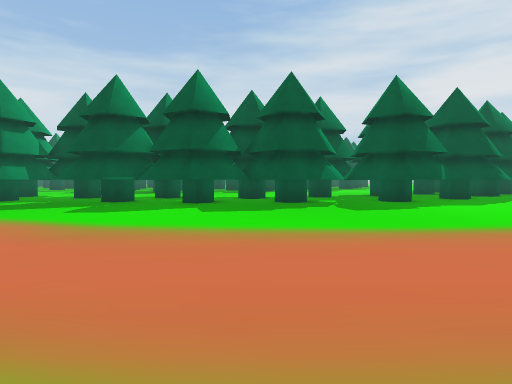
View 1 (above)

24 first-person views from a walk through a Unity game level. The camera is 1.3 m above the floor, tilts 2° down and sees 75° across. The floor is counted in squares, 2 m on a side. Each view is taken from the middle of a square. On the plan, view 1 faces up. The plan holds only what a view shows up to about 10 squares ahead; the rest is blank. The place goes on beyond the plan. The player character is not drawn.

View 2
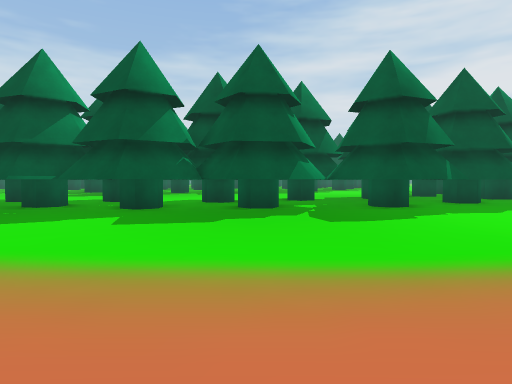

View 3
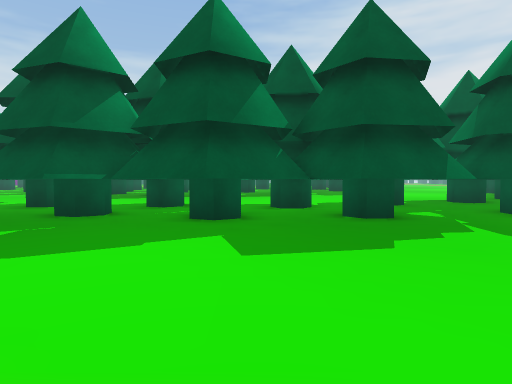

View 4
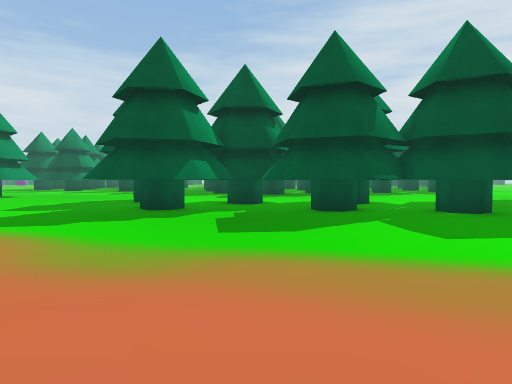

View 5
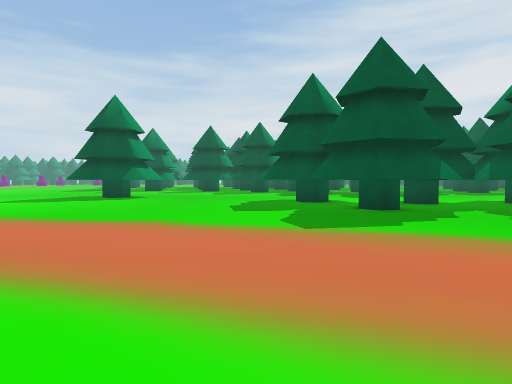

View 6
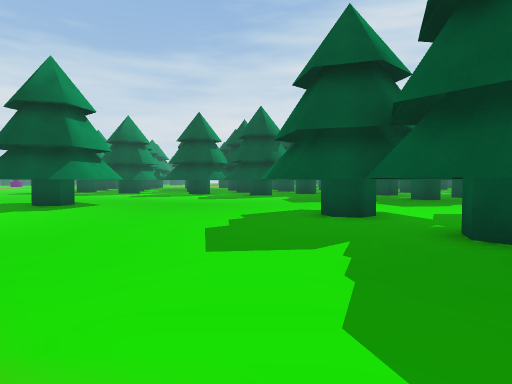

View 7
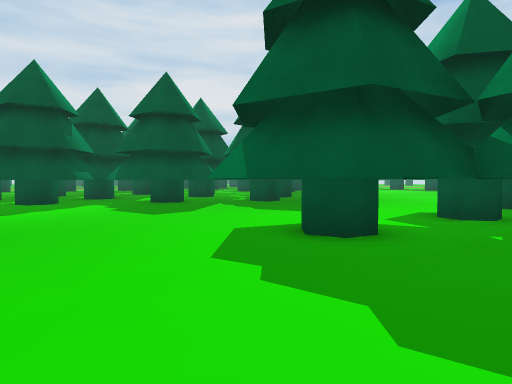

View 8
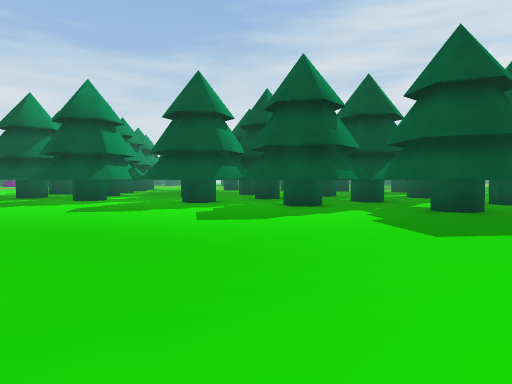

View 9
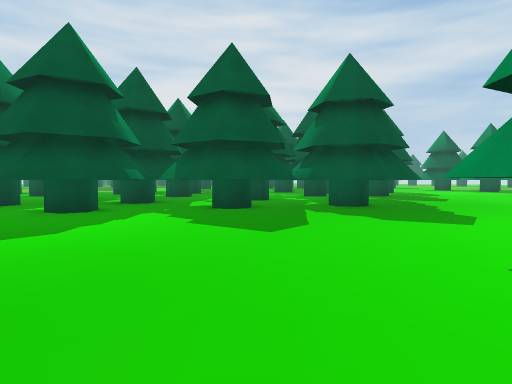

View 10
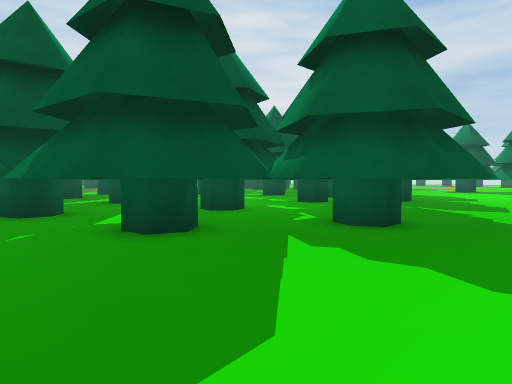

View 11
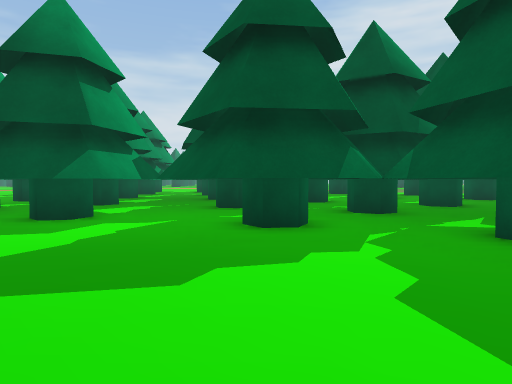

View 12
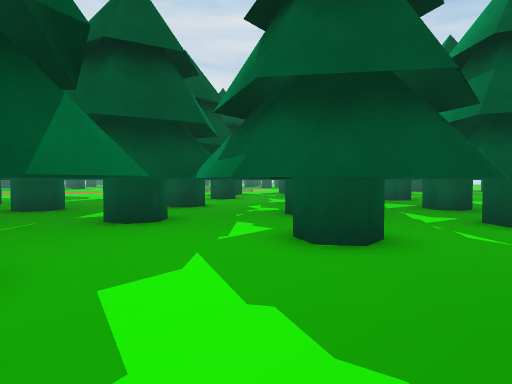

View 13
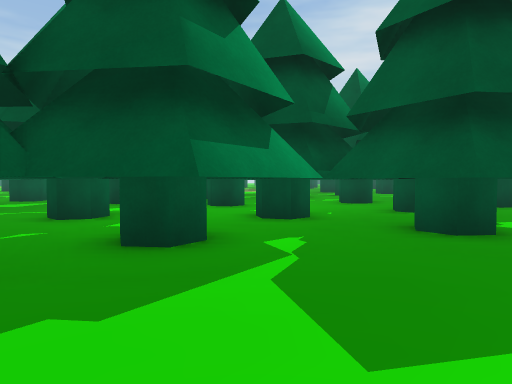

View 14
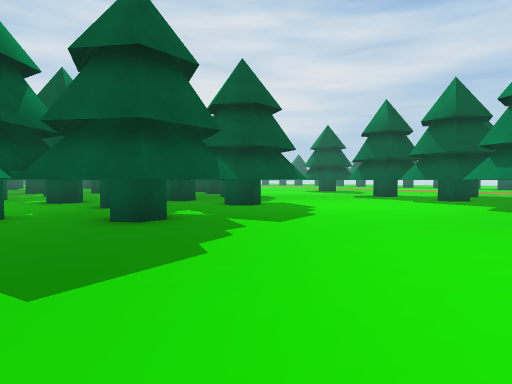

View 15
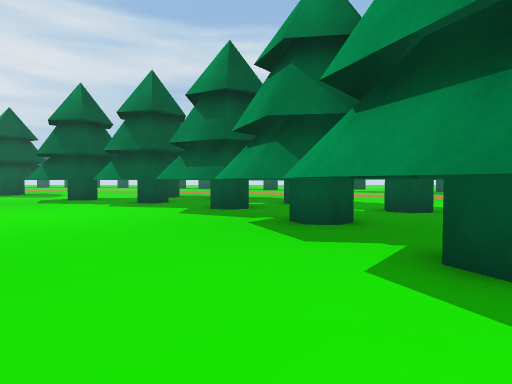

View 16
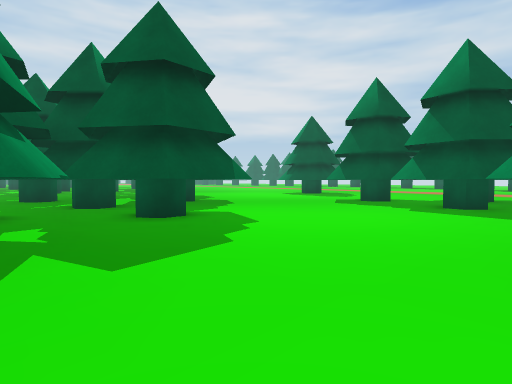

View 17
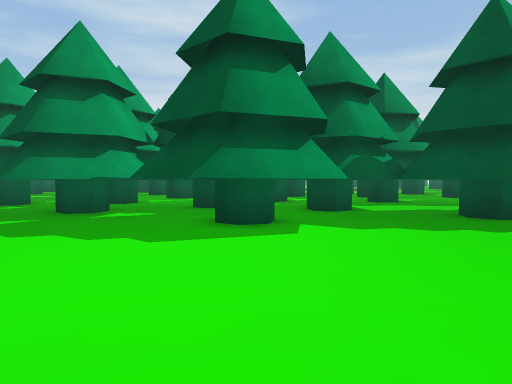

View 18
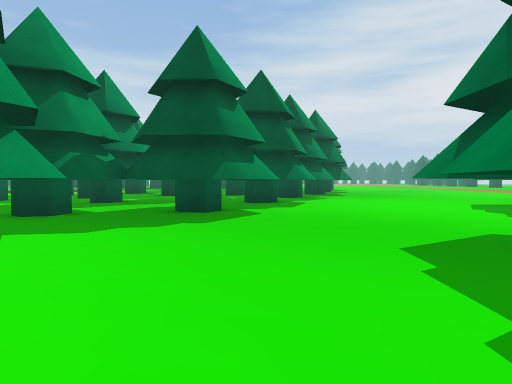

View 19
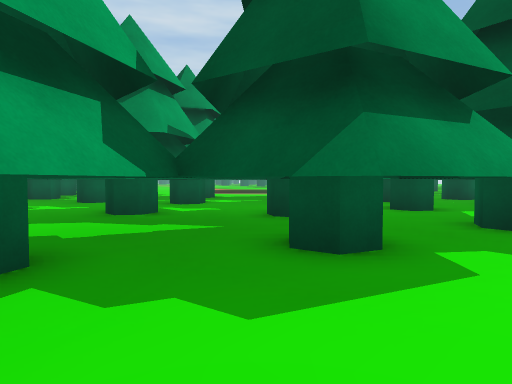

View 20
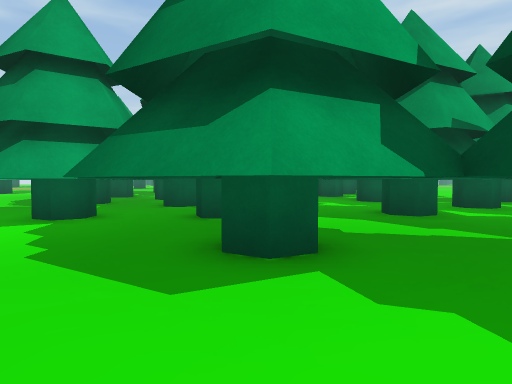

View 21
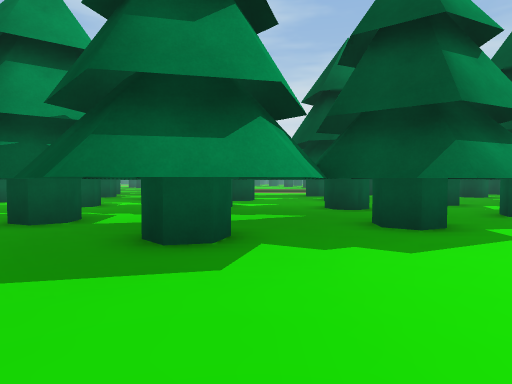

View 22
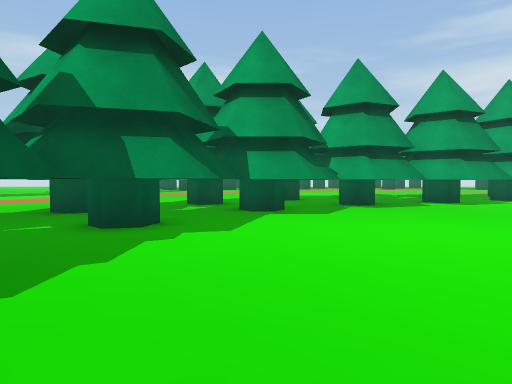

View 23
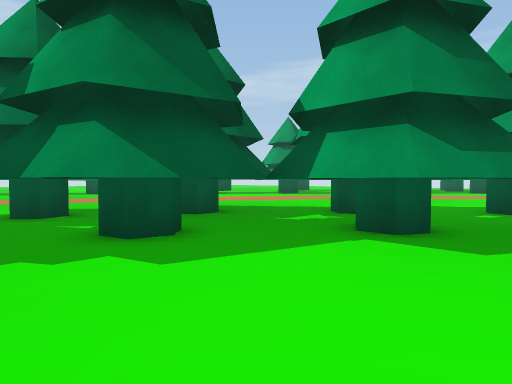

View 24
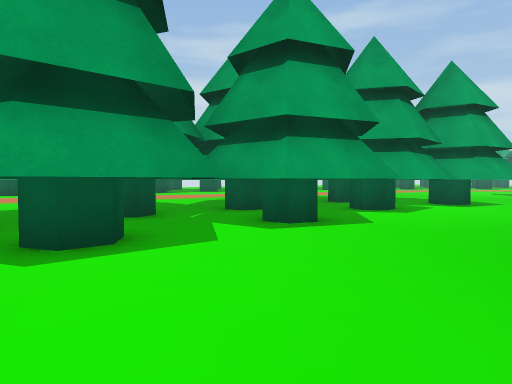

### Floor plan
Key: @ floor where view 1 was taken; # wall or solid block; . floor; T tree; O other object.
Columns run from 17 left of view 1 to 10 right of it. Each row starts with its distance up from view 1.
 34                         TT
 33                         ##
 32                         #T
 31                    # O    #
 30  ##                #TTT# T#
 29  T# T            #   TT T T
 28 T T ##          ##TT##TTT##.
 27 TT  TTT##T       TTTTTTTT#T.
 26 TT## TT##  #     ## TTTT#T..
 25 TTTTT##  TT#  ## T#TT#T##T..
 24 #TTT #T # T   #T  ####TTTT..
 23 #TT##TTT## TT TTTT## TT.....
 22 ..TTTT##TT ##TT##T#TT##T...T
 21 .....T#TT  T T ####TT#T....T
 20 ......T.T##TT##TT##T.T.....T
 19 ........TTT####T.TT.......T#
 18  ..........##TT...........##
 17   .........TT...........TTT#
 16 ##T.....................##TT
 15 T#T....T.............TTTT#TT
 14 T......T#TTT.TT...TTTT##TT##
 13 ......T##T##T##TT#T##TT TT
 12 .......T#T##T##T## TTTTT#TT
 11 ........###T##TTTT TT#  #T.
 10 .......TT#T.##T#####T##TT..
  9  ........T..TTT#TTTT.TT....
  8   .............T........
  7    .....................
  6    ....................
  5     ..................
  4      ...  ... .......
  3       .    .  .......
  2                .....
  1                 ...
  0                  @

Positions as (right, up) in squares from view 1, and headings:
1: (0, 0), facing up
2: (1, 2), facing up
3: (-1, 4), facing up
4: (-6, 3), facing up
5: (-11, 3), facing up
6: (-11, 7), facing up
7: (-13, 11), facing up-right
8: (-12, 13), facing up
9: (-13, 14), facing up-right
10: (-10, 16), facing up-right
11: (-14, 18), facing up
12: (-17, 21), facing up-right
13: (-2, 16), facing up
14: (-2, 15), facing up-right
15: (0, 15), facing right
16: (1, 16), facing up-right
17: (8, 18), facing up-left
18: (8, 18), facing up
19: (10, 25), facing up-left
20: (10, 25), facing left
21: (10, 23), facing up-left
22: (8, 23), facing down
23: (6, 20), facing down-right
24: (1, 16), facing down-left
